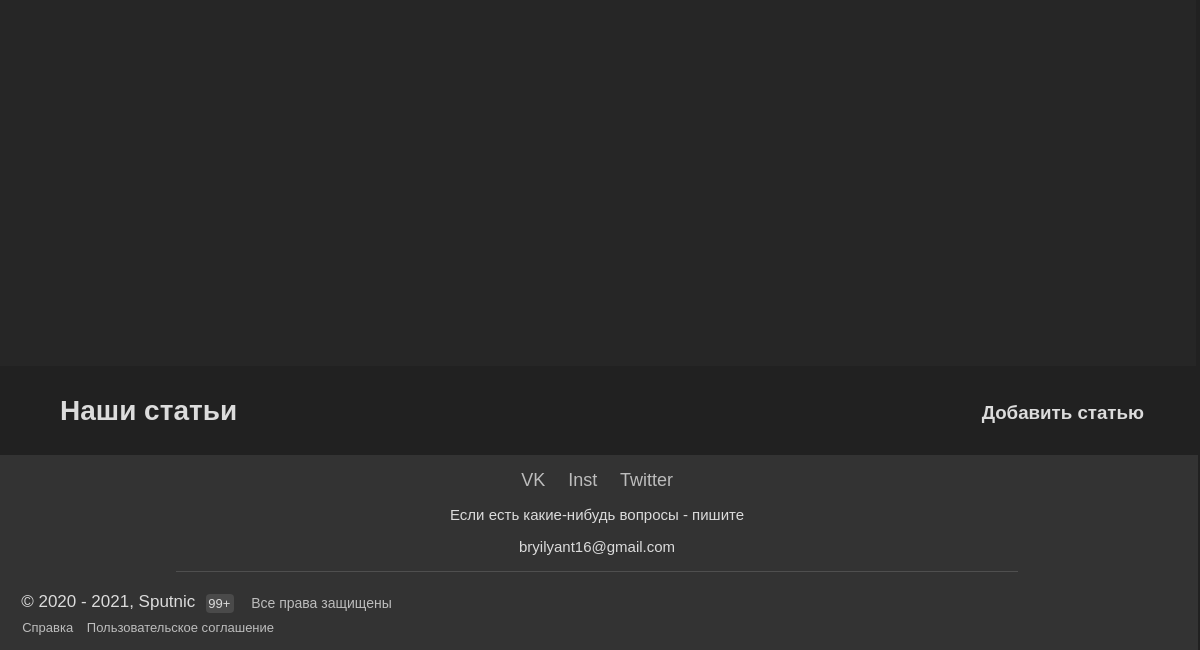
Page / (signed in, lower part) on the earlier database version.
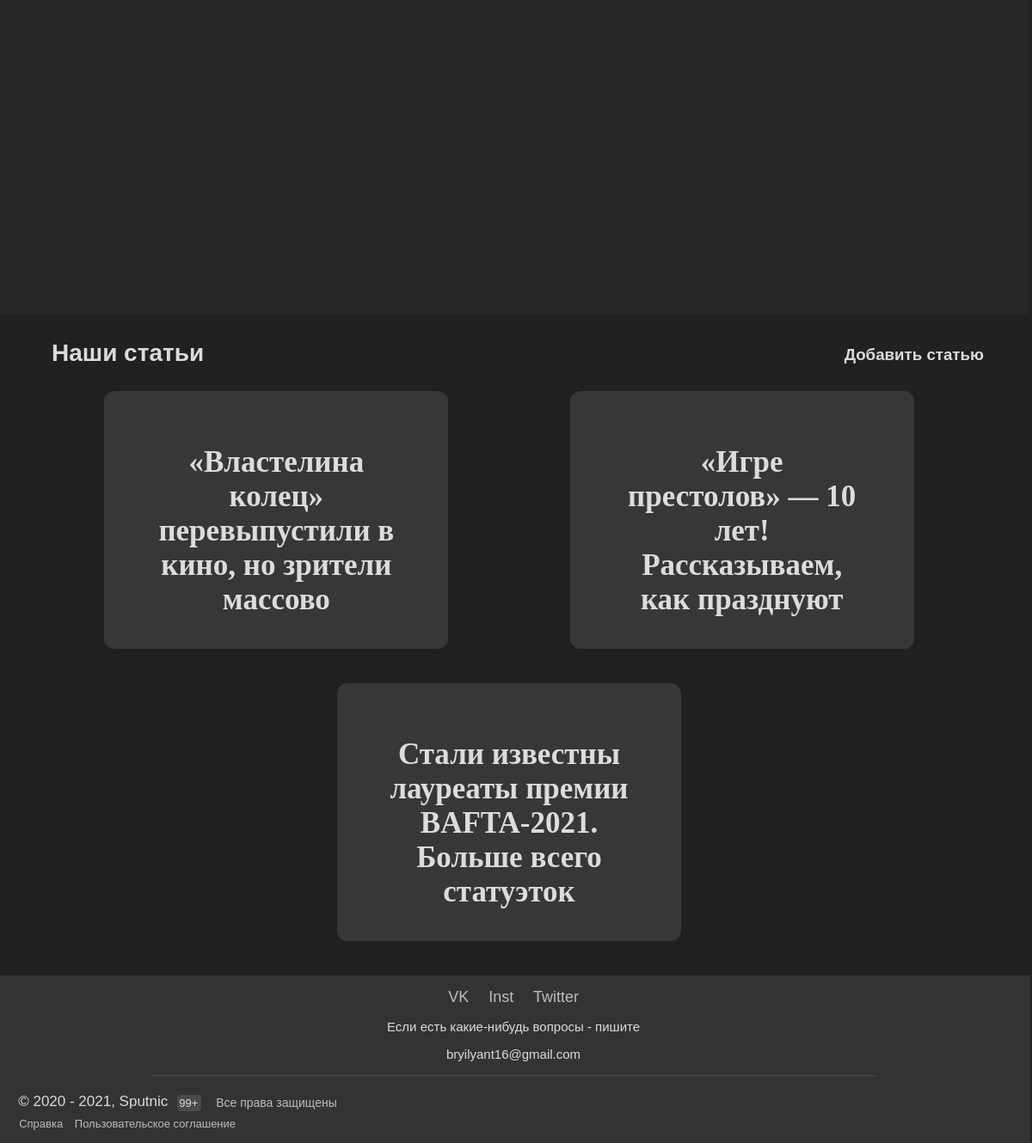
Same page on the later database version.
### data/arts.py (models this page shows)
class Arts(SqlAlchemyBase):
    __tablename__ = 'articles'
    id = sqlalchemy.Column(sqlalchemy.Integer, primary_key=True, autoincrement=True)
    title = sqlalchemy.Column(sqlalchemy.String, nullable=True)
    content = sqlalchemy.Column(sqlalchemy.String, nullable=True)
    picture = sqlalchemy.Column(sqlalchemy.String, nullable=False)
    created_date = sqlalchemy.Column(sqlalchemy.String, default=str(datetime.datetime.now))
    user_id = sqlalchemy.Column(sqlalchemy.Integer, sqlalchemy.ForeignKey("users.id"))
    user = orm.relation('User')

### main.py (the view)
@app.route("/")
def index():
    db_sess = db_session.create_session()
    news = db_sess.query(News).all()
    articles = db_sess.query(Arts).all()
    return render_template("index.html", news=news, articles=articles, title='Главная страница - Sputnic')

### data/db_session.py (called while the page is built)
def create_session() -> Session:
    global __factory
    return __factory()

### main.py (called while the page is built)
@login_manager.user_loader
def load_user(user_id):
    db_sess = db_session.create_session()
    return db_sess.query(User).get(user_id)

### templates/index.html (shortened to what this page needs)
{% extends "base.html" %}
{% block content %}
  <div id="col" id="swup" class="transition-fade">
      <div id="center-content">
      </div>
      {% if current_user.is_authenticated %}
        <div id="articles">
          <div style="width: 100%; display: flex; margin-bottom: 10px;">
          <div style="left: 50px;"><h1 id="art-title" style="margin-left: 60px;">Наши статьи</h1></div> <div style="right: 40px; position: absolute; margin-top: 7px;"><a href="/add_art" id="name-link"><h3>Добавить статью</h3></a></div>
          </div>
          <div style="display: flex; flex-wrap: wrap; justify-content: space-evenly;">
            {% for item in articles %}
              <div id="art" style="background-image: url(../static/img/articles/{{ item.picture }});">
                <a href="/art/{{ item.id }}"><div style="width: 70%; height: 80%; margin: auto; margin-top: 7%; align-content: center; overflow: hidden; text-overflow: ellipsis;">
                  <h3 id="art-text">{{item.title}}</h3>
                </div></a>
              </div>
            {% endfor %}
          </div>
        </div>
      {% endif %}
  </div>
{% endblock %}

### templates/base.html (shortened to what this page needs)
<!DOCTYPE html>
<html>
<head>
	<link rel="stylesheet" type="text/css" href="../static/css/all_css.css">
</head>
<body>
	<div class="conteiner">
    {% block content %}{% endblock %}
    <div id="footer">
	   	<div id="wides">
	   		<a href="https://vk.com/whtdoumean0_o" id="vk">VK</a> <a href="https://www.instagram.com/ilia_dobronravov/" id="inst">Inst</a> <a href="https://twitter.com/whtdoumean0_o" id="twit">Twitter</a>
	   		<p id="que">Если есть какие-нибудь вопросы - пишите</p>
	   		<div class="tooltip"><a id="post" onclick="copyToClipboard('bryilyant16@gmail.com')" onmouseout="outFunc()"><p id="bry">bryilyant16@gmail.com</p></a></div>
	   	</div>
	   	<div id="copy-text">
	   		<p id="copy">&copy 2020 - 2021, Sputnic</p>
	   		<p id="nn">99+</p>
	   		<p id="all">Все права защищены</p>
	   	</div>
	   	<div id="reference">
	   		<a href="/none" id="ref">Справка</a>
	   		<a href="/none">Пользовательское соглашение</a>
	   	</div>
   </div>
   </div>
</body>
</html>

### static/css/all_css.css (style rules this page uses)
html { height: 100%; }
body { background: #212121; font-family: Arial; }
a { text-decoration: none; }
a:link { color: #DCDCDC }
#name-link:link { color: #DCDCDC }
#col { text-align: center; width: 100%; margin-left: -8px; min-height: 100%; }
#center-content { width: 101%; min-height: 470px; left: 0; background-color: #262626; margin-top: -70px; position: relative; padding-top: 10px; }
#articles { width: 100%; margin-top: 0px; text-align: center; position: relative; padding-top: 10px; }
#art-title { color: #DCDCDC; text-align: left; font-size: 28px; }
#art { background-color: rgba(66, 66, 66, 0.7);; background-blend-mode: overlay; background-size: 456px 301px; height: 300px; width: 400px; transition: 0.5s; border-radius: 12px; color: white; font-family: areal tahoma bold; text-align: center; margin-left: 20px; margin-right: 20px; margin-bottom: 40px; }
#art-text { font-size: 35px; }
#footer { width: 101.5%; left: -1%; background-color: #333333; color: #DCDCDC; height: 180px; position: relative; padding-top: 15px; }
#wides { font-size: 18px; margin: 0 auto; width: 70%; height: 86px; text-align: center; border-bottom: solid; border-color: #4f4f4f; border-bottom-width: 1.5px; padding-bottom: 15px; margin-bottom: -55px; }
#wides a:link { color: #bdbdbd }
#wides a { margin-left: 0%; }
#vk { margin-right: 1em; }
#inst { margin-right: 1em; }
#que { font-size: 5px; font-size: 15px; margin-bottom: -0.01px; }
#post { font-size: 15px; cursor: pointer; }
.tooltip p { transition: 0.3s; }
.tooltip { position: relative; display: inline-block; white-space: nowrap; text-align: center; }
#copy-text { text-align: left; margin-left: 25px; margin-top: 75px; }
#copy { font-size: 17px; }
#nn { background-color: #4a4a4a; padding: 2px; width: 24px; margin-left: 185px; margin-top: -35.5px; font-size: 13px; border-radius: 4px; }
#all { color: #bdbdbd; margin-top: -30.5px; margin-left: 230px; font-size: 14px; }
#reference { margin-left: 26px; margin-top: -5px; font-size: 13px; }
#ref { margin-right: 10px; }
#reference a:link { color: #bdbdbd }
.transition-fade { transition: 0.4s; opacity: 1; }

Differences in the rows shown:
added Arts: title "«Властелина колец» перевыпустили в кино, но зрители массово…"
added Arts: title "«Игре престолов» — 10 лет! Рассказываем, как празднуют…"
added Arts: title "Стали известны лауреаты премии BAFTA-2021. Больше всего статуэток…"
